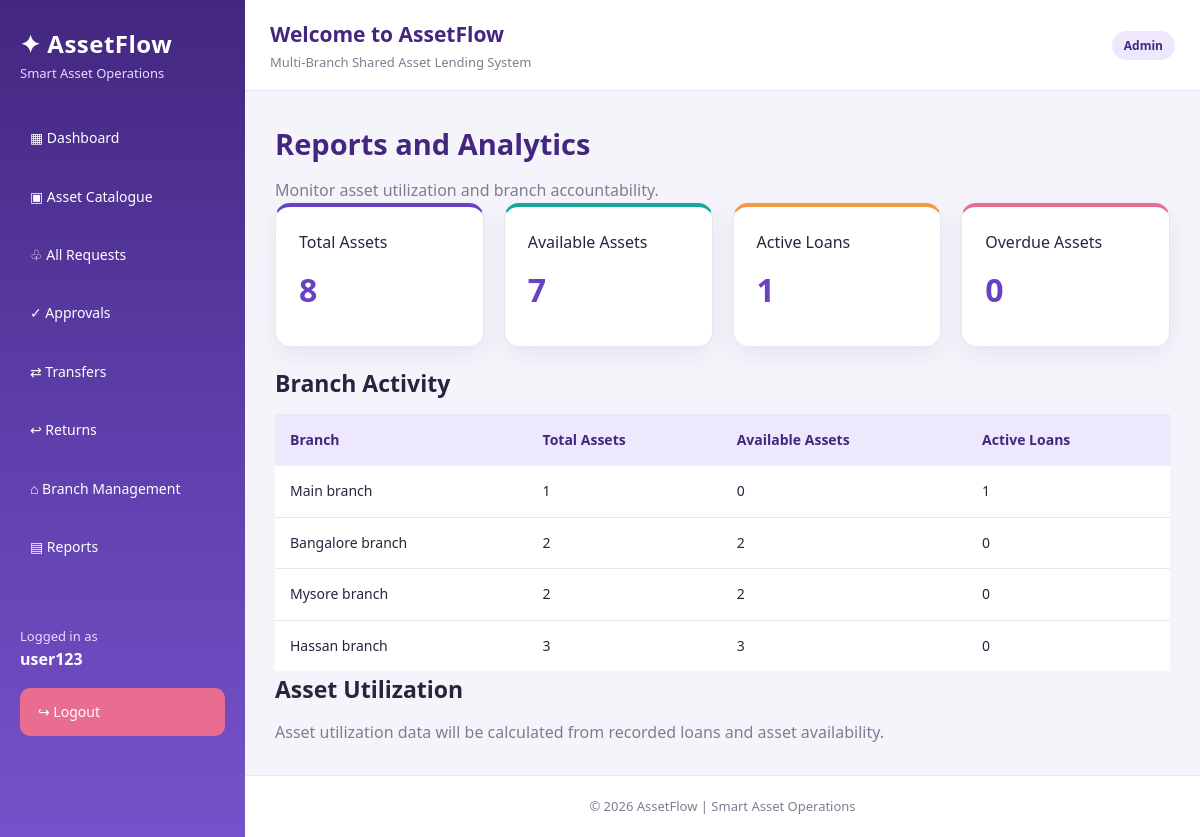
The app's page /reports/ (signed in) with its own data.
### myapp/models.py (models this page shows, shortened)
class Branch(models.Model):
    name = models.CharField(max_length=100)
    branch_code = models.CharField(max_length=20, unique=True)
    location = models.CharField(max_length=200)
    latitude = models.DecimalField(
        max_digits=9,
        decimal_places=6,
        null=True,
        blank=True
    )
    longitude = models.DecimalField(
        max_digits=9,
        decimal_places=6,
        null=True,
        blank=True
    )

### myapp/views.py (the view)
# urls.py: path("reports/", views.reports, name="reports"),
@role_required("MANAGER", "ADMIN")
def reports(request):
    branch_reports = []
    for branch in Branch.objects.all():
        branch_assets = Asset.objects.filter(
            branch=branch
        )
        branch_reports.append({
            "name": branch.name,
            "total_assets": branch_assets.count(),
            "available_assets": branch_assets.filter(
                status="AVAILABLE"
            ).count(),
            "active_loans": Loan.objects.filter(
                branch=branch,
                status="ACTIVE"
            ).count(),
        })
    context = {
        "total_assets": Asset.objects.count(),
        "available_assets": Asset.objects.filter(
            status="AVAILABLE"
        ).count(),
        "borrowed_assets": Asset.objects.filter(
            status="BORROWED"
        ).count(),
        "overdue_assets": Loan.objects.filter(
            status="ACTIVE",
            due_date__lt=timezone.localdate()
        ).count(),
        "branch_reports": branch_reports,
    }
    return render(
        request,
        "myapp/reports.html",
        context
    )

### myapp/views.py (called while the page is built)
def current_role(user):
    if not user.is_authenticated:
        return ""
    if user.is_superuser:
        return "ADMIN"
    try:
        return user.profile.role
    except UserProfile.DoesNotExist:
        return ""

def role_required(*allowed_roles):
    def decorator(view_function):
        @wraps(view_function)
        @login_required
        def wrapper(request, *args, **kwargs):
            role = current_role(request.user)
            if role not in allowed_roles:
                messages.error(
                    request,
                    "You do not have permission to access this page."
                )
                return redirect("dashboard")
            return view_function(request, *args, **kwargs)
        return wrapper
    return decorator

### myapp/templates/myapp/reports.html (shortened to what this page needs)
{% extends 'myapp/base.html' %}
{% block content %}
<div class="page-header">
    <div>
        <h1>Reports and Analytics</h1>
        <p>Monitor asset utilization and branch accountability.</p>
    </div>
</div>
<div class="stats-grid">
    <div class="stat-card">
        <span>Total Assets</span>
        <h2>{{ total_assets|default:0 }}</h2>
    </div>
    <div class="stat-card">
        <span>Available Assets</span>
        <h2>{{ available_assets|default:0 }}</h2>
    </div>
    <div class="stat-card">
        <span>Active Loans</span>
        <h2>{{ borrowed_assets|default:0 }}</h2>
    </div>
    <div class="stat-card">
        <span>Overdue Assets</span>
        <h2>{{ overdue_assets|default:0 }}</h2>
    </div>
</div>
<div class="content-card">
    <h2>Branch Activity</h2>
    <div class="table-wrapper">
        <table>
            <thead>
                <tr>
                    <th>Branch</th>
                    <th>Total Assets</th>
                    <th>Available Assets</th>
                    <th>Active Loans</th>
                </tr>
            </thead>
            <tbody>
                {% for branch in branch_reports %}
                <tr>
                    <td>{{ branch.name }}</td>
                    <td>{{ branch.total_assets }}</td>
                    <td>{{ branch.available_assets }}</td>
                    <td>{{ branch.active_loans }}</td>
                </tr>
                {% empty %}
                <tr><td colspan="4" class="empty-state">No branch report data available.</td></tr>
                {% endfor %}
            </tbody>
        </table>
    </div>
</div>
<div class="content-card">
    <h2>Asset Utilization</h2>
    <p>Asset utilization data will be calculated from recorded loans and asset availability.</p>
</div>
{% endblock %}

### myapp/templates/myapp/base.html (shortened to what this page needs)
{% load static %}
<!DOCTYPE html>
<html lang="en">
<head>
    <link rel="stylesheet" href="{% static 'myapp/css/style.css' %}">
</head>
<body>
{% if user.is_authenticated %}
<div class="app-layout">
    <aside class="sidebar">
        <div style="padding:25px 20px;">
            <h2 style="color:white; margin:0;">✦ AssetFlow</h2>
            <p style="color:#e5dcff; font-size:13px;">
                Smart Asset Operations
            </p>
        </div>
        <nav>
            <a href="{% url 'dashboard' %}">▦ Dashboard</a>
            <a href="{% url 'assets' %}">▣ Asset Catalogue</a>
            {% if user.is_superuser or user.profile.role == "ADMIN" %}
                <a href="{% url 'requests' %}">♧ All Requests</a>
                <a href="{% url 'approvals' %}">✓ Approvals</a>
                <a href="{% url 'transfers' %}">⇄ Transfers</a>
                <a href="{% url 'returns' %}">↩ Returns</a>
                <a href="{% url 'branches' %}">⌂ Branch Management</a>
                <a href="{% url 'reports' %}">▤ Reports</a>
            {% elif user.profile.role == "STAFF" %}
                <a href="{% url 'requests' %}">♧ My Requests</a>
                <a href="{% url 'transfers' %}">⇄ Transfers</a>
                <a href="{% url 'returns' %}">↩ Returns</a>
            {% endif %}
        </nav>
        <div style="padding:20px; margin-top:30px;">
            <p style="color:#e5dcff; font-size:13px;">
                Logged in as
            </p>
            <strong style="color:white;">
                {{ user.username }}
            </strong>
            <a href="{% url 'logout' %}"
               style="background:#e96d91; margin:15px 0 0;">
                ↪ Logout
            </a>
        </div>
    </aside>
    <div class="main-area">
        <header class="topbar">
            <div>
                <h2 style="margin:0;">Welcome to AssetFlow</h2>
                <p style="margin:0;">
                    Multi-Branch Shared Asset Lending System
                </p>
            </div>
            <div>
                <span class="badge">
                    {% if user.is_superuser %}
                        Admin
                    {% else %}
                        {{ user.profile.get_role_display }}
                    {% endif %}
                </span>
            </div>
        </header>
        <main class="main-content">
            {% block content %}{% endblock %}
        </main>
        <footer style="text-align:center; padding:20px; color:#817c91;">
            © {% now "Y" %} AssetFlow | Smart Asset Operations
        </footer>
    </div>
</div>
{% else %}
    {% block public_content %}{% endblock %}
{% endif %}
</body>
</html>

### myapp/static/myapp/css/style.css (style rules this page uses)
:root { --purple: #6842c2; --purple-dark: #43277f; --purple-light: #eee8ff; --teal: #16a69a; --teal-light: #e0f7f4; --orange: #f39a42; --orange-light: #fff0dc; --pink: #e96d91; --pink-light: #ffe6ee; --green: #219b68; --green-light: #dcf7e9; --red: #df5260; --red-light: #ffe3e7; --background: #f6f4fb; --white: #ffffff; --text: #29243d; --muted: #817c91; --border: #e9e5f0; --shadow: 0 8px 25px rgba(65, 44, 110, 0.08); --radius: 15px; }
* { margin: 0; padding: 0; box-sizing: border-box; }
html { scroll-behavior: smooth; }
body { font-family: "Segoe UI", Arial, sans-serif; background: var(--background); color: var(--text); line-height: 1.6; }
a { text-decoration: none; color: inherit; }
.app-layout { display: flex; min-height: 100vh; }
.main-area { flex: 1; min-width: 0; display: flex; flex-direction: column; }
.main-content { padding: 30px; flex: 1; }
.sidebar, .navigation { width: 245px; flex-shrink: 0; min-height: 100vh; background: linear-gradient( 180deg, #43277f 0%, #6040ad 55%, #7652ca 100% ); color: white; }
.sidebar h2 { color: white; font-size: 24px; letter-spacing: 0.5px; }
.sidebar p { color: #e5dcff; }
.sidebar nav, .navigation { display: flex; flex-direction: column; }
.sidebar a, .navigation a { display: block; padding: 13px 18px; margin: 5px 12px; border-radius: 10px; color: white; font-size: 14px; transition: all 0.25s ease; }
.topbar, header { background: var(--white); padding: 18px 25px; border-bottom: 1px solid var(--border); }
.topbar { display: flex; justify-content: space-between; align-items: center; gap: 15px; flex-wrap: wrap; }
.topbar h2 { color: var(--purple-dark); font-size: 21px; margin: 0; }
.topbar p { color: var(--muted); font-size: 13px; }
h1 { font-size: 29px; color: var(--purple-dark); margin-bottom: 10px; }
h2 { font-size: 23px; margin-bottom: 12px; }
p { color: var(--muted); }
.dashboard-grid, .stats-grid, .grid { display: grid; grid-template-columns: repeat( auto-fit, minmax(190px, 1fr) ); gap: 20px; }
.card, .stat-card, .dashboard-card { background: var(--white); border-radius: var(--radius); padding: 23px; box-shadow: var(--shadow); border: 1px solid var(--border); margin-bottom: 18px; transition: transform 0.25s ease, box-shadow 0.25s ease; }
.stat-card:nth-child(4n+1) { border-top: 4px solid var(--purple); }
.stat-card:nth-child(4n+2) { border-top: 4px solid var(--teal); }
.stat-card:nth-child(4n+3) { border-top: 4px solid var(--orange); }
.stat-card:nth-child(4n) { border-top: 4px solid var(--pink); }
.stat-card h2 { font-size: 32px; color: var(--purple); margin: 8px 0; }
table { width: 100%; border-collapse: collapse; background: white; }
th { background: var(--purple-light); color: var(--purple-dark); text-align: left; padding: 15px; font-size: 14px; }
td { padding: 14px 15px; border-bottom: 1px solid var(--border); font-size: 14px; }
tr:last-child td { border-bottom: none; }
.badge, .status { display: inline-block; padding: 5px 12px; border-radius: 20px; font-size: 12px; font-weight: 700; background: var(--purple-light); color: var(--purple-dark); }
footer { background: white; border-top: 1px solid var(--border); padding: 20px; text-align: center; color: var(--muted); font-size: 13px; }

### records on screen
Branch: name "Main branch"
Branch: name "Bangalore branch"
Branch: name "Mysore branch"
Branch: name "Hassan branch"

### other values on screen
{{ user.username }} "user123"
{{ total_assets|default:0 }} "8"
{{ available_assets|default:0 }} "7"
{{ borrowed_assets|default:0 }} "1"
{{ overdue_assets|default:0 }} "0"
{{ branch.total_assets }} "1" "2" "2" "3"
{{ branch.available_assets }} "0" "2" "2" "3"
{{ branch.active_loans }} "1" "0" "0" "0"
